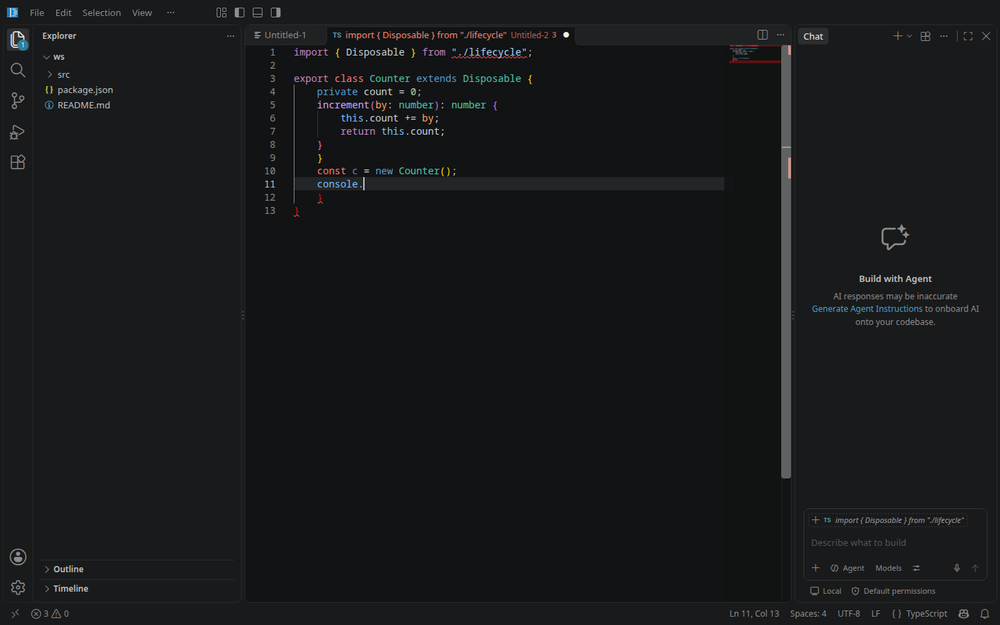
#> input picture docs98/inventory/data/shots/typing-untitled-typescript.png, 1000 x 625 px, shrunk from 1440 x 900 before the run
$ python pixel_diff.py ../../../inventory/data/shots/typing-untitled-typescript.png ../../../inventory/data/shots/typing-untitled-typescript.png out.png
#> lines starting #> are read from the running program, lines starting #| are printed output that depends on the picture
#!/usr/bin/env python3
"""Pixel comparison of two screenshots (PNG/PPM): mean absolute error, fraction of differing pixels, and a visual diff image.
usage: pixel_diff.py truth.png ours.(png|ppm) out_prefix"""
import sys
from PIL import Image, ImageChops
a = Image.open(sys.argv[1]).convert('RGB'); b = Image.open(sys.argv[2]).convert('RGB')
#> further down, a is the input picture: PIL image 1000x625 RGB; mean R, G, B 23.9, 25, 26
assert a.size == b.size, (a.size, b.size)
d = ImageChops.difference(a, b); px = list(d.getdata()); n = len(px)
#> after `d = ImageChops.difference(a, b)`: d: PIL image 1000x625 RGB; every value is 0
#> after `px = list(d.getdata())`: px = 625000 items
#> after `n = len(px)`: n = 625000
mae = sum(sum(p) for p in px) / (3 * n)
#> mae = 0
def frac(t): return sum(1 for p in px if max(p) > t) / n
nonwhite = sum(1 for p in a.getdata() if p != (255, 255, 255));
#> nonwhite = 624998
print(f"size {a.size}; mean abs error {mae:.3f}/255; pixels differing >16: {frac(16)*100:.2f}%  >64: {frac(64)*100:.2f}%  >128: {frac(128)*100:.2f}%; non-white pixels in truth {nonwhite} ({nonwhite/n*100:.1f}%)")
#| size (1000, 625); mean abs error 0.000/255; pixels differing >16: 0.00%  >64: 0.00%  >128: 0.00%; non-white pixels in truth 624998 (100.0%)
# side-by-side with diff
w, h = a.size; out = Image.new('RGB', (w * 3, h), 'white'); out.paste(a, (0, 0)); out.paste(b, (w, 0)); out.paste(ImageChops.invert(d), (2 * w, 0)); out.save(sys.argv[3] + '_side.png')
#> after `w, h = a.size`: w = 1000; h = 625
#> after `out = Image.new('RGB', (w * 3, h), 'white')`: out: PIL image 3000x625 RGB; every value is 255
#> after `out.paste(a, (0, 0))`:
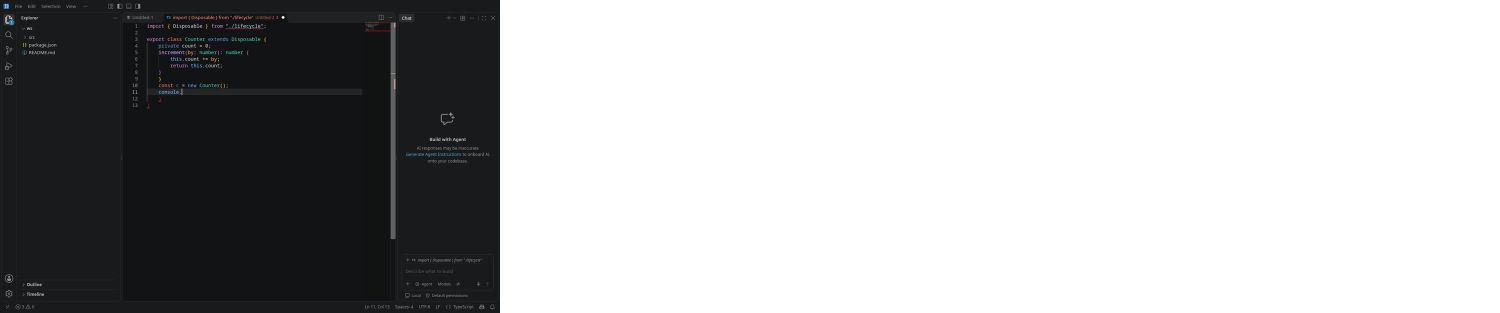
#> out: PIL image 3000x625 RGB (shown at 1/2 size); mean R, G, B 178, 178.3, 178.7
#> after `out.paste(b, (w, 0))`:
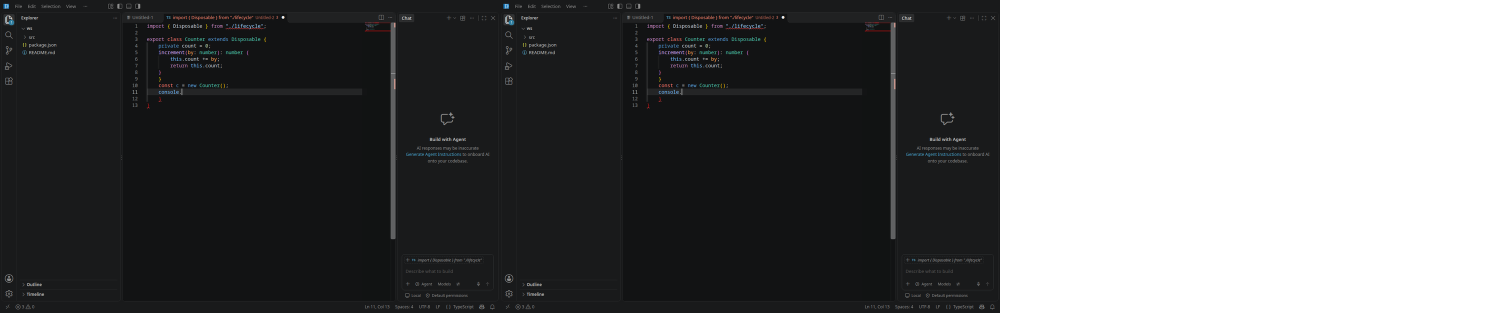
#> out: PIL image 3000x625 RGB (shown at 1/2 size); mean R, G, B 101, 101.6, 102.3
